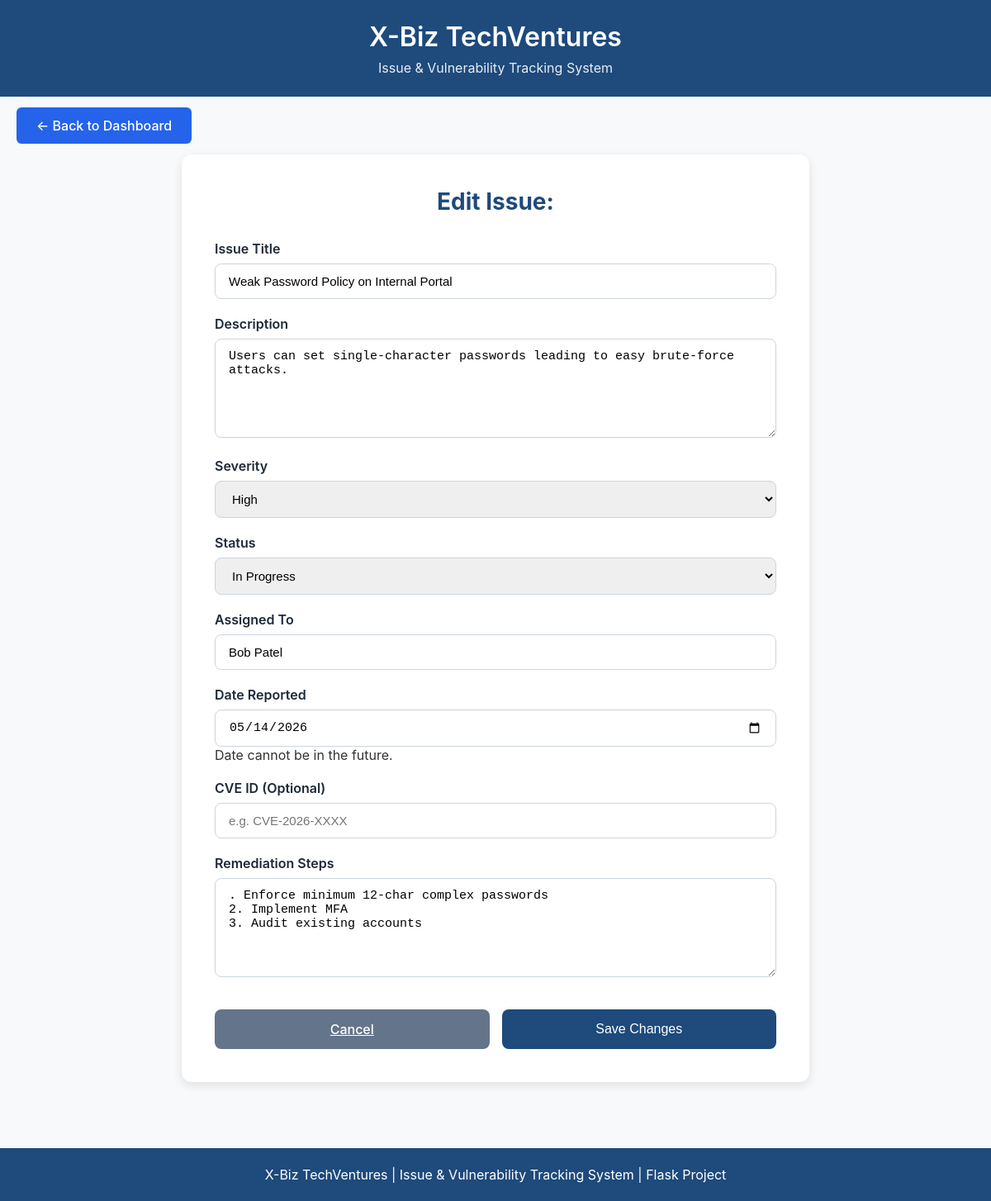
Page /edit_issue/2 on the earlier database version.
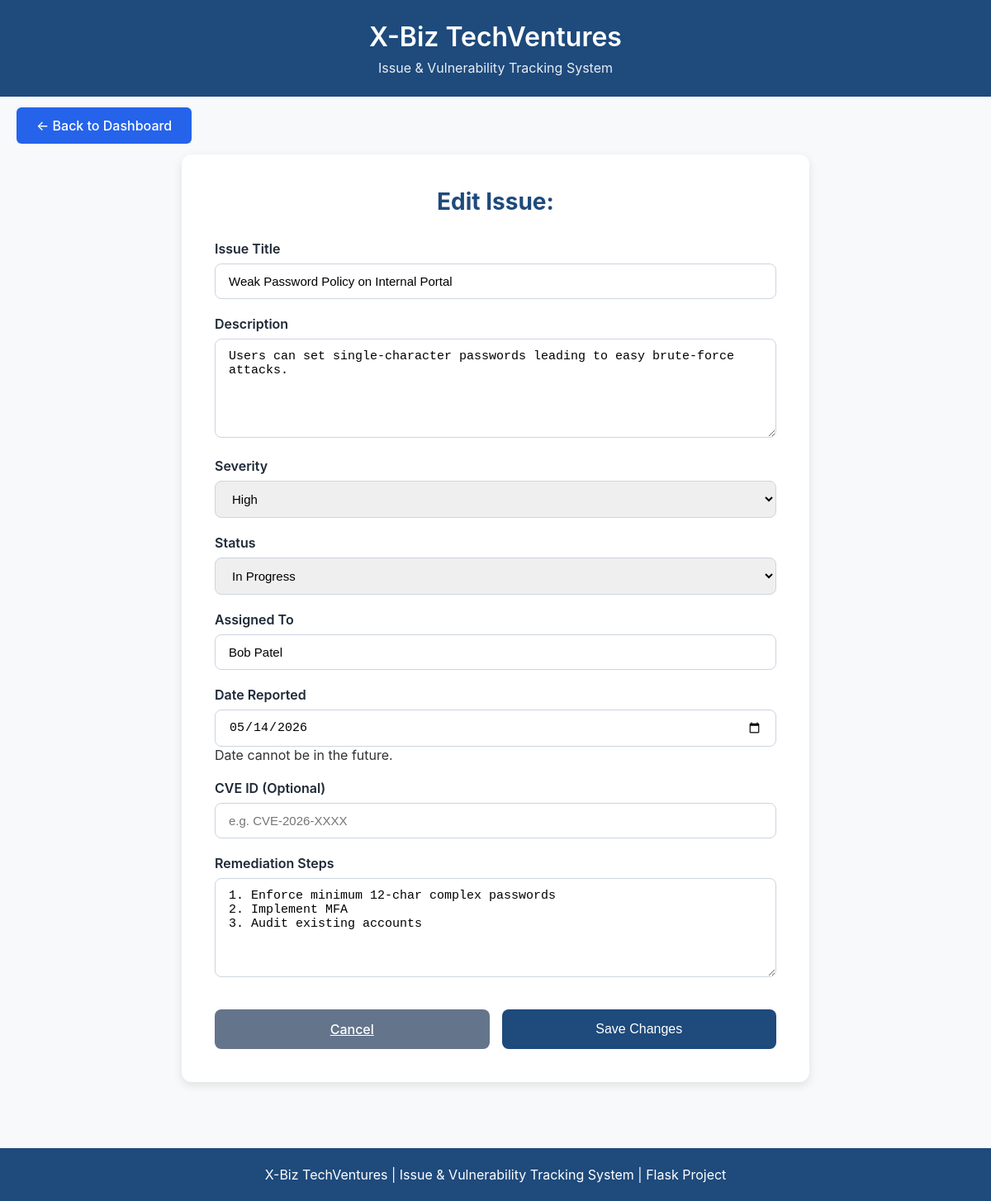
Same page on the later database version.
### tables this page shows
CREATE TABLE issues(
            id INTEGER PRIMARY KEY AUTOINCREMENT,
            title TEXT NOT NULL,
            description TEXT NOT NULL,
            severity TEXT NOT NULL,
            status TEXT NOT NULL,
            assigned_to TEXT,
            date_reported DATE,
            cve TEXT,
            remediation TEXT,
            created_at TIMESTAMP DEFAULT CURRENT_TIMESTAMP,
            last_updated TIMESTAMP DEFAULT CURRENT_TIMESTAMP
        );

### app.py (the view, shortened to what this page needs)
@app.route("/edit_issue/<int:id>", methods=["GET", "POST"])
def edit_issue(id):
    connection = sqlite3.connect("issues.db")
    connection.row_factory = sqlite3.Row
    cursor = connection.cursor()
    cursor.execute("SELECT * FROM issues WHERE id=?", (id,))
    issue = cursor.fetchone()
    connection.close()
    return render_template("edit_issues.html", issue=issue)

### templates/edit_issues.html (shortened to what this page needs)
<!DOCTYPE html>
<html lang="en">
<head>
</head>
<body>
<header>
    <div class="header-content">
        <h1>X-Biz TechVentures</h1>
        <p class="subtitle">Issue &amp; Vulnerability Tracking System</p>
    </div>
</header>
<div class="nav">
    <a href="/" class="btn" style="padding:12px 24px; background:#2563eb; color:white; text-decoration:none; border-radius:6px;">
        ← Back to Dashboard
    </a>
</div>
<div class="container">
    <div class="card">
        <h2>Edit Issue:</h2>
        <form action="/edit_issue/{{ issue.id }}" method="POST">
            <div class="form-group">
                <label>Issue Title</label>
                <input type="text" name="title" value="{{ issue.title }}" required>
            </div>
            <div class="form-group">
                <label>Description</label>
                <textarea name="description" required>{{ issue.description }}</textarea>
            </div>
            <div class="form-group">
                <label>Severity</label>
                <select name="severity" required>
                    <option value="High" {% if issue.severity == "High" %}selected{% endif %}>High</option>
                </select>
            </div>
            <div class="form-group">
                <label>Status</label>
                <select name="status" required>
                    <option value="In Progress" {% if issue.status == "In Progress" %}selected{% endif %}>In Progress</option>
                </select>
            </div>
            <div class="form-group">
                <label>Assigned To</label>
                <input type="text" name="assigned_to" value="{{ issue.assigned_to or '' }}">
            </div>
            <div class="form-group">
                <label>Date Reported</label>
                <input type="date" name="date_reported" id="date_reported" value="{{ issue.date_reported }}">
                <div class="error" id="dateError">Date cannot be in the future.</div>
            </div>
            <div class="form-group">
                <label>CVE ID (Optional)</label>
                <input type="text" name="cve" value="{{ issue.cve or '' }}" placeholder="e.g. CVE-2026-XXXX">
            </div>
            <div class="form-group">
                <label>Remediation Steps</label>
                <textarea name="remediation">{{ issue.remediation or '' }}</textarea>
            </div>
            <div class="buttons">
                <a href="/issues" class="btn cancel">Cancel</a>
                <button type="submit" class="btn save">Save Changes</button>
            </div>
        </form>
    </div>
</div>
<footer class="footer">
    X-Biz TechVentures | Issue &amp; Vulnerability Tracking System | Flask Project
</footer>
</body>
</html>

Differences in the rows shown:
changed issues "Weak Password Policy on Internal Portal": remediation ". Enforce minimum 12-char complex passwords 2. Implement MFA 3. Audit existing accounts" → "1. Enforce minimum 12-char complex passwords 2. Implement MFA 3. Audit existing accounts"
